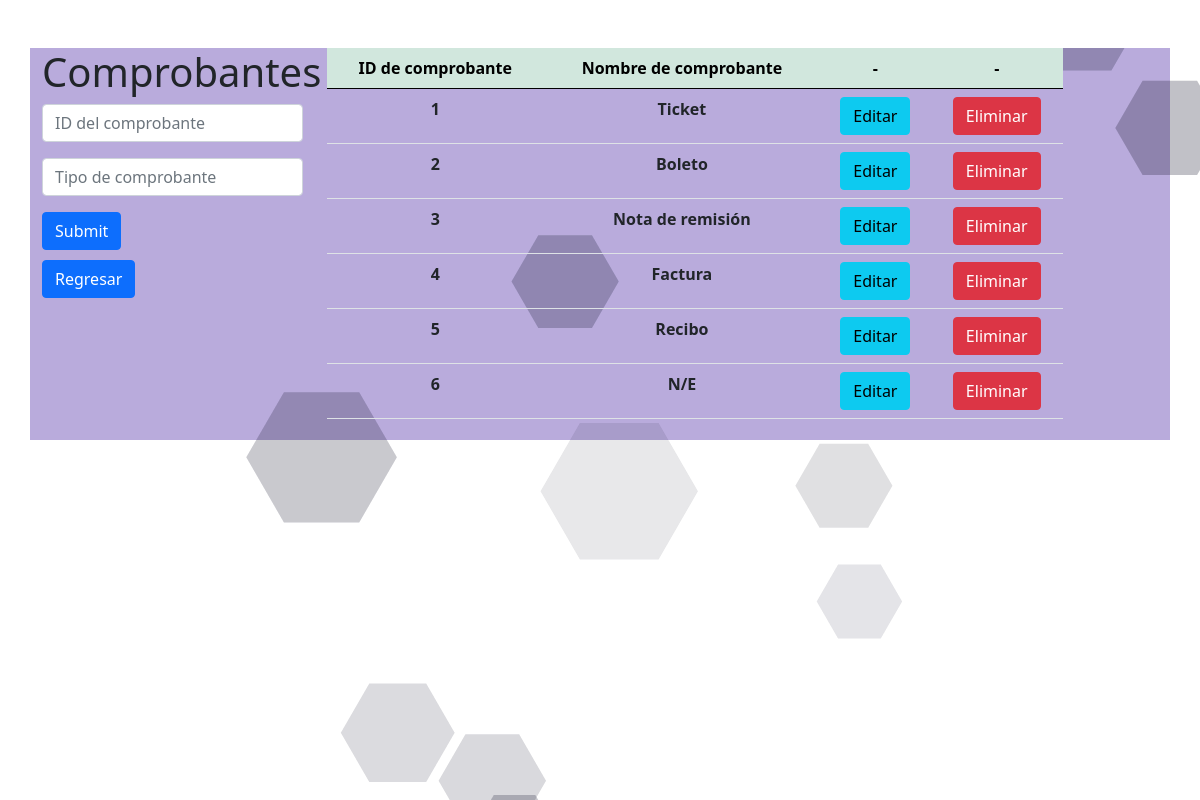
/comprobantes/index.php (signed in), run on the app's committed database.
### tables this page shows
CREATE TABLE `tipo_comp` (
  `idTipo_comp` int(11) NOT NULL,
  `Tipo_compra` varchar(45) DEFAULT NULL,
  PRIMARY KEY (`idTipo_comp`)
);

### comprobantes/index.php (the view, shortened to what this page needs)
<?php
    $con=conectar();
    $sql="SELECT *  FROM tipo_comp";
    $query=mysqli_query($con,$sql);
?>
<!DOCTYPE html>
<html lang="es">
    <head>
        <link href="./style/estilos_categoria.css" rel="stylesheet">
        <link rel="stylesheet" href="../scripts/particles/css/estilos.css">
        <link href="https://cdn.jsdelivr.net/npm/bootstrap@5.0.0-beta1/dist/css/bootstrap.min.css" rel="stylesheet">
    </head>
    <body>
        <div class="container mt-5">
            <div id="particles-js"></div>
                    <div class="row">
                        <div class="col-md-3">
                            <h1>Comprobantes</h1>
                                <form action="insertar.php" method="POST">
                                    <input type="number" class="form-control mb-3" name="idTipo_comp" placeholder="ID del comprobante" required>
                                    <input type="text" class="form-control mb-3" name="Tipo_compra" placeholder="Tipo de comprobante" required>
                                    <input type="submit" class="btn btn-primary">
                                </form>
                                <a href="../principal.php"><button class="btn btn-primary return">Regresar</button></a>
                        </div>
                        <div class="col-md-8">
                            <table class="table" >
                                <thead class="table-success table-striped" >
                                    <tr class="center">
                                        <th>ID de comprobante</th>
                                        <th>Nombre de comprobante</th>
                                        <th>-</th>
                                        <th>-</th>
                                    </tr>
                                </thead>
                                <tbody>
                                        <?php
                                            while($row=mysqli_fetch_array($query)){
                                        ?>
                                            <tr class="center">
                                                <th><?php  echo $row['idTipo_comp']?></th>
                                                <th><?php  echo $row['Tipo_compra']?></th>
                                                <th><a href="actualizar.php?id=<?php echo $row['idTipo_comp'] ?>" class="btn btn-info">Editar</a></th>
                                                <th><a href="delete.php?id=<?php echo $row['idTipo_comp'] ?>" class="btn btn-danger">Eliminar</a></th>
                                            </tr>
                                        <?php
                                            }
                                        ?>
                                </tbody>
                            </table>
                        </div>
                    </div>
            </div>
    </body>
</html>

### comprobantes/style/estilos_categoria.css (style rules this page uses)
body { padding: 0; margin: 0; box-sizing: border-box; }
.container { background-color: rgba(59, 20, 156, 0.356); padding: 0px 5px 5px 5px; position: relative; z-index: 99; }
.return { margin-top: 10px; margin-bottom:10px; }
.center { text-align: center; }

### scripts/particles/css/estilos.css (style rules this page uses)
* { margin: 0; padding: 0; box-sizing: border-box; }
body { background-color:#000; color: #fff; font-size: 18px; font-family: 'Lato', sans-serif; font-weight: 300; }
#particles-js { height: 100vh; width: 100%; position: fixed; z-index: -1; }

### data on the page
tipo_comp: idTipo_comp "1", Tipo_compra "Ticket"
tipo_comp: idTipo_comp "2", Tipo_compra "Boleto"
tipo_comp: idTipo_comp "3", Tipo_compra "Nota de remisión"
tipo_comp: idTipo_comp "4", Tipo_compra "Factura"
tipo_comp: idTipo_comp "5", Tipo_compra "Recibo"
tipo_comp: idTipo_comp "6", Tipo_compra "N/E"
